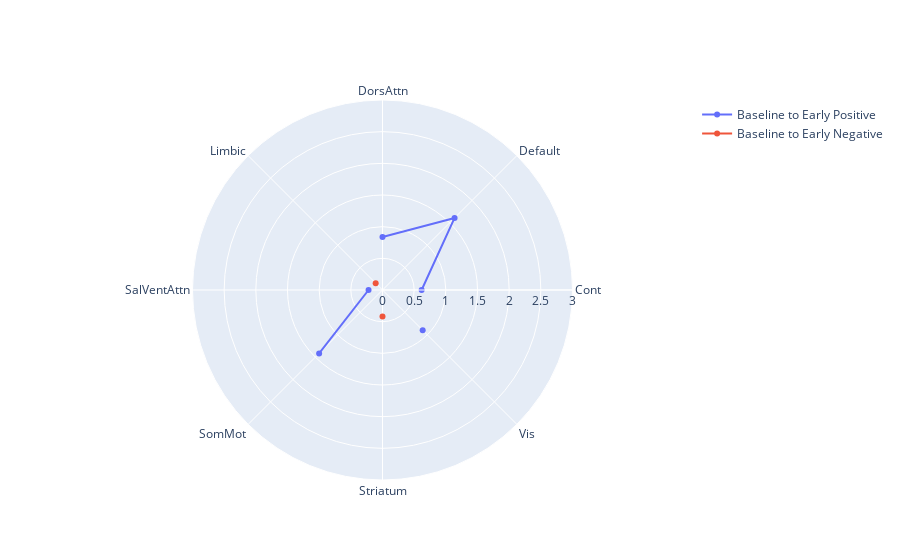

Source (notebook cell):
### Code cell
nets = data.index.droplevel(0).tolist()
fig = go.Figure()

fig.add_trace(go.Scatterpolar(
    r=data1.apply(lambda x: x if x>0 else None),
    theta=nets,
    fill='none',
    name='Baseline to Early Positive'
))
fig.add_trace(go.Scatterpolar(
    r=data1.apply(lambda x: -x if x<0 else None),
    theta=nets,
    fill='none',
    name='Baseline to Early Negative'
))
fig.update_layout(
    polar=dict(
        radialaxis=dict(
            visible=True,
            range=[0,3]
        )),
    showlegend=True,
)

fig.show()
# fig.write_image("spider-pairwise.svg")

### Figure 1 — Plotly figure (JSON) as saved in the notebook; plotly's stock layout.template omitted (floating-point values rounded to 4 significant figures)
{"data": [{"fill": "none", "name": "Baseline to Early Positive", "r": [0.6179, 1.61, 0.8365, null, 0.2203, 1.415, null, 0.8973], "theta": ["Cont", "Default", "DorsAttn", "Limbic", "SalVentAttn", "SomMot", "Striatum", "Vis", "Cont", "Default", "DorsAttn", "Limbic", "SalVentAttn", "SomMot", "Striatum", "Vis"], "type": "scatterpolar"}, {"fill": "none", "name": "Baseline to Early Negative", "r": [null, null, null, 0.1527, null, null, 0.4177, null], "theta": ["Cont", "Default", "DorsAttn", "Limbic", "SalVentAttn", "SomMot", "Striatum", "Vis", "Cont", "Default", "DorsAttn", "Limbic", "SalVentAttn", "SomMot", "Striatum", "Vis"], "type": "scatterpolar"}], "layout": {"polar": {"radialaxis": {"visible": true, "range": [0, 3]}}, "showlegend": true}}
